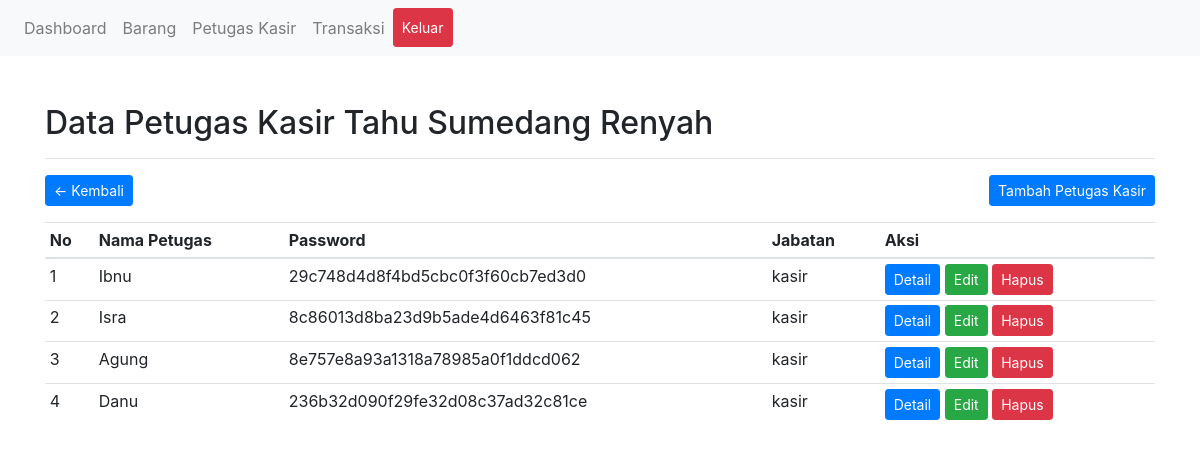
Page /admin/petugas-kasir.php (signed in) on the committed database.
### tables this page shows
CREATE TABLE `tb_users` (
  `id` int(11) NOT NULL,
  `nama` varchar(255) NOT NULL,
  `password` varchar(255) NOT NULL,
  `jabatan` enum('admin','kasir') NOT NULL
);

### admin/includes/kasir.php (the view)
<div class="container mt-5">
	<h2>Data Petugas Kasir Tahu Sumedang Renyah</h2>
	<hr>
	<a href="index.php" class="btn btn-primary btn-sm float-left">&larr; Kembali</a>
	<a href="?h=tambah-kasir" class="btn btn-primary btn-sm float-right">Tambah Petugas Kasir</a>
	<div class="clearfix"></div>
	<table class="table table-sm mt-3">
		<thead>
			<tr>
				<th>No</th>
				<th>Nama Petugas</th>
				<th>Password</th>
				<th>Jabatan</th>
				<th>Aksi</th>
			</tr>
		</thead>
		<tbody>
			<?php foreach ($data_kasir as $kasir): ?>
			<tr>
				<td><?= $no++ ?></td>
				<td><?= $kasir['nama'] ?></td>
				<td><?= $kasir['password'] ?></td>
				<td><?= $kasir['jabatan'] ?></td>
				<td>
					<div class="d-inline">
						<a href="?h=detail-kasir&id=<?= $kasir['id'] ?>" class="btn btn-primary btn-sm">Detail</a>
						<a href="?h=edit-kasir&id=<?= $kasir['id'] ?>" class="btn btn-success btn-sm">Edit</a>
						<a href="?h=hapus-kasir&id=<?= $kasir['id'] ?>" class="btn btn-danger btn-sm">Hapus</a>
					</div>
				</td>
			</tr>
			<?php endforeach ?>
		</tbody>
	</table>
</div>

### admin/includes/header.php (shortened to what this page needs)
<!DOCTYPE html>
<html>
<head>
	<link rel="stylesheet" href="../assets/css/bootstrap.css">
	<link rel="stylesheet" href="../assets/css/style.css">
</head>
<body>
	<nav class="navbar navbar-expand-lg navbar-light bg-light">
		<div class="collapse navbar-collapse" id="navbarNav">
			<ul class="navbar-nav">
				<li class="nav-item">
					<a class="nav-link" href="http://localhost/demo_tubes/admin/index.php">Dashboard <span class="sr-only">(current)</span></a>
				</li>
				<li class="nav-item">
					<a class="nav-link" href="http://localhost/demo_tubes/admin/data-barang.php">Barang</a>
				</li>
				<li class="nav-item">
					<a class="nav-link" href="http://localhost/demo_tubes/admin/petugas-kasir.php">Petugas Kasir</a>
				</li>
				<li class="nav-item">
					<a class="nav-link" href="http://localhost/demo_tubes/admin/transaksi.php">Transaksi</a>
				</li>
				<li class="nav-item">
					<a class="nav-link btn btn-danger btn-sm text-white" href="logout.php">Keluar</a>
				</li>
			</ul>
		</div>
	</nav>

### admin/petugas-kasir.php (shortened to what this page needs)
<?php
require_once '../config/db.php';
$sql 			= "SELECT * FROM tb_users WHERE jabatan = 'kasir'";
$query 			= $conn->query($sql);
$data_kasir 	= $query->fetch_all(MYSQLI_ASSOC);
$no = 1;
require_once 'includes/header.php';
if (!isset($_GET['h'])) {
	require_once 'includes/kasir.php';
} else if ($_GET['h'] == 'tambah-kasir') {
	require_once 'includes/'.$_GET['h'].'.php';
} else if ($_GET['h'] == 'detail-kasir') {
	require_once 'includes/'.$_GET['h'].'.php';
} else if ($_GET['h'] == 'edit-kasir') {
	require_once 'includes/'.$_GET['h'].'.php';
} else if ($_GET['h'] == 'hapus-kasir') {
	$hapus = $conn->query("DELETE FROM tb_users WHERE id='".$_GET['id']."'");
	if ($hapus) {
		header('Location: petugas-kasir.php');
	} else {
		header('Location: petugas-kasir.php');
	}
}
require_once 'includes/footer.php';

### admin/includes/footer.php
</body>
</html>

### rows in the picture
tb_users: nama "Ibnu", password "29c748d4d8f4bd5cbc0f3f60cb7ed3d0", jabatan "kasir"
tb_users: nama "Isra", password "8c86013d8ba23d9b5ade4d6463f81c45", jabatan "kasir"
tb_users: nama "Agung", password "8e757e8a93a1318a78985a0f1ddcd062", jabatan "kasir"
tb_users: nama "Danu", password "236b32d090f29fe32d08c37ad32c81ce", jabatan "kasir"
